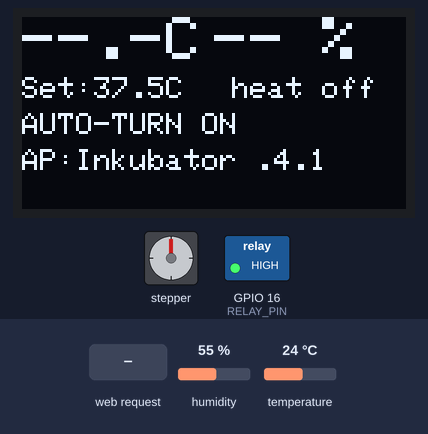
Bench run of a program on a simulated ESP32. Shown: 128×64 one-colour display, stepper motor, switched loads named in the program (green lamp = pin HIGH). The inputs (shaded band) are chosen by the test bench; at power-on: temperature 24 °C, humidity 55 %. Random numbers use the default seed unless the program sets one; stepper angles assume 4096 steps per turn; what the program prints to the serial monitor is not drawn.

Above: at 1.2 s.
1.3 s: temperature set to 36 °C
At 3.1 s:
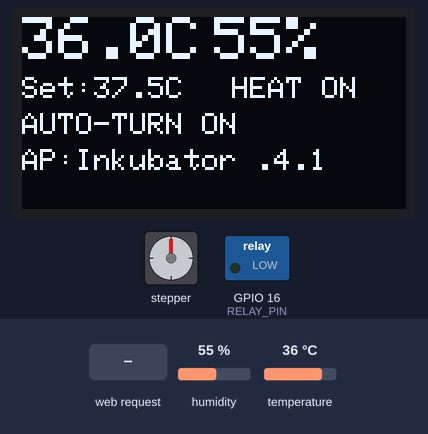
3.5 s: temperature set to 39 °C
At 6.4 s:
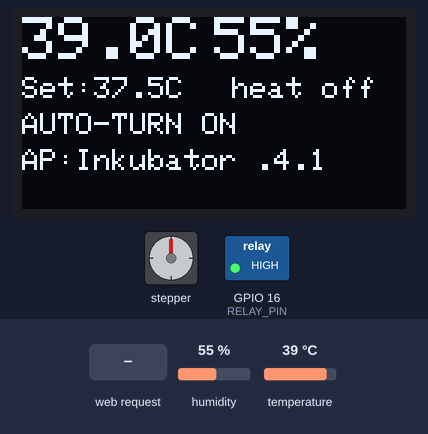
7.5 s: HTTP request GET /autoturn?on=120&v=120 received
At 8.7 s:
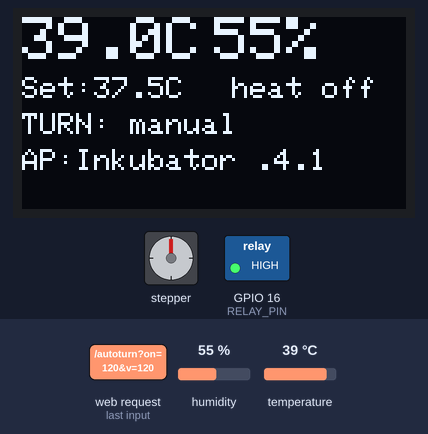
9.0 s: HTTP request GET /heat?on=1 received
At 10.1 s:
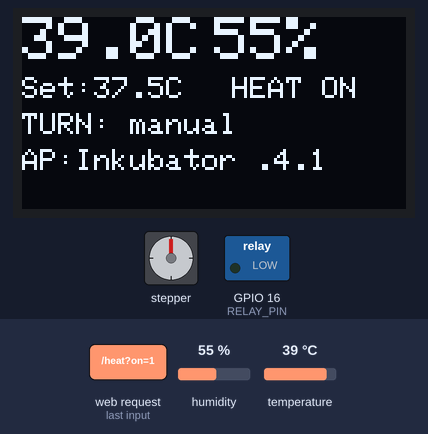
10.5 s: HTTP request GET /turn received
At 12.39 s:
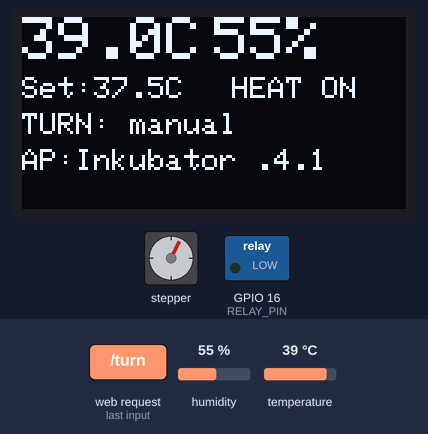
12.4 s: HTTP request GET /heat?on=0 received
At 12.61 s:
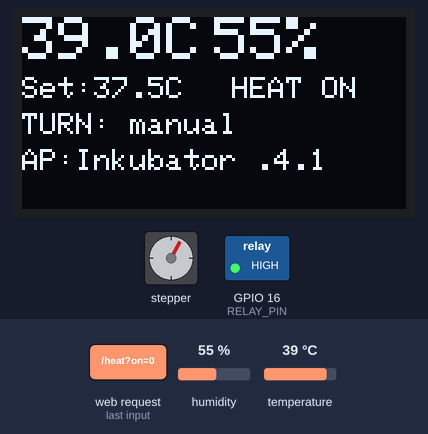
Timing chart, 0 to 17.7 s (numbered marks = the images above; inputs shaded):
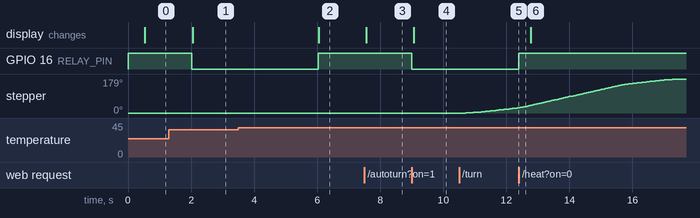

Measured:
- the behaviour switches between 37 and 38 °C on temperature (found by bisection; images 1 and 2)
- after the input at 3.5 s, GPIO 16 (RELAY_PIN): LOW → HIGH after 2.5 s; the display: changes after 2.6 s (image 2)
- after the input at 7.5 s, the display: changes after 0.06 s (image 3)
- after the input at 9.0 s, GPIO 16 (RELAY_PIN): HIGH → LOW at once; the display: changes after 0.06 s (image 4)
- after the input at 10.5 s, stepper: keeps turning clockwise at about 17°/s, starting after 0.22 s
- after the input at 12.4 s, GPIO 16 (RELAY_PIN): LOW → HIGH at once

The program:

main.cpp
```cpp
// =====================================================================
//  ИНКУБАТОР на ESP32 — управление через Wi-Fi точку доступа и сайт
//  Файл: incubator_web.ino
//
//  Как работает:
//   1. ESP32 создаёт точку доступа: SSID = "Inkubator", пароль = "12345678"
//   2. Подключаемся телефоном/ПК к этой сети и открываем в браузере:
//          http://192.168.4.1
//   3. На сайте можно: смотреть температуру/влажность, задать уставку
//      температуры, включить/выключить обогрев (реле), вручную поворачивать
//      лоток (шаговый двигатель), включить авто-переворот, перезагрузить.
//
//  Использует пины из рабочих примеров этого репозитория:
//   DHT11  - GPIO 13                 (пример DHT11/DHT11.ino)
//   Реле   - GPIO 16, активный LOW   (пример relay/relay.ino)
//   OLED   - I2C SDA=21 SCL=22, адрес 0x3C (пример oled/oled.ino)
//   Двигатель 28BYJ-48 + ULN2003 - IN1=19, IN2=18, IN3=5, IN4=17
//        (пример stepper_motor/stepper_motor.ino)
//
//  Библиотеки (Установщик библиотек Arduino IDE):
//   - DHT sensor library (Adafruit)
//   - Adafruit SSD1306 + Adafruit GFX Library
//   - AccelStepper (by waspinator)
// =====================================================================

#include <WiFi.h>
#include <WebServer.h>
#include <DHT.h>
#include <Wire.h>
#include <Adafruit_GFX.h>
#include <Adafruit_SSD1306.h>
#include <AccelStepper.h>
#include <Arduino.h>

// ------------------------ СЕТЬ ------------------------
const char* AP_SSID     = "Inkubator";    // имя точки доступа
const char* AP_PASSWORD = "12345678";     // пароль (минимум 8 символов)

// ------------------------ ПИНЫ ------------------------
#define DHTPIN        13
#define DHTTYPE       DHT11
#define RELAY_PIN     16          // реле, активный LOW

#define I2C_SDA       21
#define I2C_SCL       22
#define SCREEN_WIDTH  128
#define SCREEN_HEIGHT 64

#define motorPin1     19          // IN1 (ULN2003)
#define motorPin2     18          // IN2
#define motorPin3     5           // IN3
#define motorPin4     17          // IN4

// ------------------------ НАСТРОЙКИ ПО УМОЛЧАНИЮ ------------------------
#define HALFSTEP           8       // режим полушага для 28BYJ-48 (как в примере)
#define DEFAULT_SET_TEMP   37.5f  // уставка температуры, °C
#define HYSTERESIS         0.3f   // гистерезис включения/выключения обогрева
#define STEPPER_FULL_TURN  4096   // полный оборот 28BYJ-48 в полушаге
#define AUTO_TURN_INTERVAL 10     // интервал авто-переворота, часов

// ------------------------ ОБЪЕКТЫ ------------------------
DHT dht(DHTPIN, DHTTYPE);

TwoWire I2C_OLED = TwoWire(0);
Adafruit_SSD1306 display(SCREEN_WIDTH, SCREEN_HEIGHT, &I2C_OLED, -1);

AccelStepper stepper(HALFSTEP, motorPin1, motorPin3, motorPin2, motorPin4);

WebServer server(80);

// ------------------------ СОСТОЯНИЕ ------------------------
float   temperature   = NAN;      // текущая температура
float   humidity      = NAN;      // текущая влажность
bool    heating       = false;    // включён ли обогрев сейчас
bool    manualHeat    = false;    // ручной режим нагрева (override с сайта)
float   setTemp       = DEFAULT_SET_TEMP;
bool    autoTurnOn    = true;     // авто-переворот лотка
unsigned long lastAutoTurnMs = 0; // когда был последний переворот
unsigned long bootTimeMs     = 0;
bool    turnInProgress  = false;
bool    oledReady       = false;  // найден ли OLED при старте

// ------------------------ HTML-САЙТ ------------------------
// Страница хранится во Flash (PROGMEM), чтобы не занимать RAM
const char INDEX_HTML[] PROGMEM = R"rawliteral(
<!DOCTYPE html>
<html lang="ru">
<head>
<meta charset="UTF-8">
<meta name="viewport" content="width=device-width, initial-scale=1.0">
<title>Инкубатор — панель управления</title>
<style>
  :root{
    --bg:#10151c; --card:#1b2430; --accent:#ff9f1c; --ok:#2ecc71;
    --bad:#e74c3c; --text:#e8eef4; --muted:#8fa1b3;
  }
  *{box-sizing:border-box;margin:0;padding:0;font-family:system-ui,Arial,sans-serif}
  body{background:var(--bg);color:var(--text);min-height:100vh;padding:16px}
  .wrap{max-width:520px;margin:0 auto}
  header{display:flex;justify-content:space-between;align-items:center;margin-bottom:14px}
  h1{font-size:20px}
  #conn{font-size:12px;color:var(--ok)}
  #conn.off{color:var(--bad)}
  .grid{display:grid;grid-template-columns:1fr 1fr;gap:12px;margin-bottom:12px}
  .card{background:var(--card);border-radius:14px;padding:14px;box-shadow:0 2px 8px rgba(0,0,0,.35)}
  .label{font-size:12px;color:var(--muted);text-transform:uppercase;letter-spacing:.5px}
  .value{font-size:30px;font-weight:700;margin-top:4px}
  .value small{font-size:14px;color:var(--muted);font-weight:400}
  .sub{font-size:12px;color:var(--muted);margin-top:4px}
  .row{display:flex;gap:10px;flex-wrap:wrap;align-items:center;margin-top:10px}
  .badge{padding:4px 10px;border-radius:999px;font-size:12px;background:#2a3646;color:var(--muted)}
  .badge.on{background:rgba(255,159,28,.15);color:var(--accent)}
  button{border:none;border-radius:10px;padding:12px 16px;font-size:15px;font-weight:600;
         cursor:pointer;background:#2a3646;color:var(--text);transition:.15s}
  button:active{transform:scale(.97)}
  button.primary{background:var(--accent);color:#10151c}
  button.danger{background:var(--bad);color:#fff}
  button.toggle-on{background:var(--ok);color:#0c1a12}
  .full{width:100%}
  .settemp{display:flex;align-items:center;gap:12px;margin-top:10px}
  .settemp input[type=range]{flex:1;accent-color:var(--accent)}
  .settemp output{font-size:20px;font-weight:700;min-width:70px;text-align:right}
  fieldset{border:none;margin-top:12px}
  legend{font-size:12px;color:var(--muted);text-transform:uppercase;letter-spacing:.5px;margin-bottom:6px}
  footer{text-align:center;color:var(--muted);font-size:11px;margin-top:16px}
</style>
</head>
<body>
<div class="wrap">
  <header>
    <h1>&#129360; Инкубатор</h1>
    <span id="conn">соединение...</span>
  </header>

  <div class="grid">
    <div class="card">
      <div class="label">Температура</div>
      <div class="value" id="t">--.- <small>°C</small></div>
      <div class="sub">уставка: <b id="st">--.-</b> °C</div>
    </div>
    <div class="card">
      <div class="label">Влажность</div>
      <div class="value" id="h">-- <small>%</small></div>
      <div class="sub" id="htime">опрос каждые 2 с</div>
    </div>
  </div>

  <div class="card">
    <div class="label">Обогрев (нагреватель)</div>
    <div class="row">
      <span class="badge" id="heatBadge">выключен</span>
      <span class="badge" id="modeBadge">авто</span>
    </div>
    <div class="row">
      <button class="full primary" id="btnHeat" onclick="toggleHeat()">Включить вручную</button>
    </div>
    <fieldset>
      <legend>Задать температуру</legend>
      <div class="settemp">
        <input type="range" id="rSet" min="30" max="42" step="0.1" value="37.5"
               oninput="document.getElementById('oSet').textContent=this.value+' °C'"
               onchange="applySetTemp()">
        <output id="oSet">37.5 °C</output>
      </div>
    </fieldset>
  </div>

  <div class="card" style="margin-top:12px">
    <div class="label">Поворот лотка</div>
    <div class="row">
      <span class="badge" id="turnBadge">готов</span>
      <span class="badge" id="autoBadge">авто-переворот: вкл</span>
    </div>
    <div class="row">
      <button class="primary" onclick="turnEgg()">&#8635; Перевернуть</button>
      <button id="btnAuto" class="toggle-on" onclick="toggleAuto()">Авто: ВКЛ</button>
    </div>
  </div>

  <div class="card" style="margin-top:12px">
    <div class="label">Система</div>
    <div class="row">
      <span class="badge" id="uptime">00:00:00</span>
      <button class="danger" onclick="reboot()">&#128260; Перезагрузка</button>
    </div>
  </div>

  <footer>ESP32 &middot; Точка доступа Inkubator &middot; 192.168.4.1</footer>
</div>

<script>
let manualHeat = false;

function api(url){
  return fetch(url).then(r=>r.json()).then(d=>{update(d);}).catch(()=>{
    document.getElementById('conn').textContent='нет связи';
    document.getElementById('conn').className='off';
  });
}

function update(d){
  const conn=document.getElementById('conn');
  conn.textContent='онлайн'; conn.className='';

  document.getElementById('t').innerHTML =
    (d.temp==null?'--.-':Number(d.temp).toFixed(1))+' <small>°C</small>';
  document.getElementById('h').innerHTML =
    (d.hum==null?'--':Number(d.hum).toFixed(0))+' <small>%</small>';
  document.getElementById('st').textContent = Number(d.set).toFixed(1);

  const hb=document.getElementById('heatBadge');
  hb.textContent = d.heating ? 'нагрев ВКЛ' : 'выключен';
  hb.className = 'badge' + (d.heating?' on':'');

  const mb=document.getElementById('modeBadge');
  mb.textContent = d.manual ? 'ручной режим' : 'авто';
  mb.className = 'badge' + (d.manual?' on':'');

  const btn=document.getElementById('btnHeat');
  manualHeat = d.manual;
  btn.dataset.manual = d.manual ? '1' : '0';
  if(manualHeat){ btn.textContent='Выключить ручной нагрев'; btn.className='full danger'; }
  else { btn.textContent='Включить вручную'; btn.className='full primary'; }

  const tb=document.getElementById('turnBadge');
  tb.textContent = d.turning ? 'поворот...' : 'готов';
  tb.className = 'badge' + (d.turning?' on':'');

  const ab=document.getElementById('autoBadge');
  ab.textContent = 'авто-переворот: ' + (d.auto?'вкл':'выкл');
  const ba=document.getElementById('btnAuto');
  ba.textContent = 'Авто: ' + (d.auto?'ВКЛ':'ВЫКЛ');
  ba.className = d.auto ? 'toggle-on' : '';

  const s=d.uptime|0;
  const hh=String(Math.floor(s/3600)).padStart(2,'0');
  const mm=String(Math.floor(s/60)%60).padStart(2,'0');
  const ss=String(s%60).padStart(2,'0');
  document.getElementById('uptime').textContent = hh+':'+mm+':'+ss;
}

function toggleHeat(){
  fetch('/heat?on='+(manualHeat?0:1)).then(()=>api('/status'));
}
function applySetTemp(){
  const v=document.getElementById('rSet').value;
  document.getElementById('oSet').textContent=v+' °C';
  fetch('/settemp?v='+v).then(()=>api('/status'));
}
function turnEgg(){ fetch('/turn'); setTimeout(()=>api('/status'),1000); }
function toggleAuto(){
  fetch('/autoturn?on='+((document.getElementById('btnAuto').textContent.indexOf('ВКЛ')>=0)?0:1))
    .then(()=>api('/status'));
}
function reboot(){ if(confirm('Перезагрузить ESP32?')) fetch('/reboot'); }

api('/status');
setInterval(()=>api('/status'), 2000);
</script>

<script>
/* Демо-режим: если открыть файл локально (file://) или сервер недоступен —
   показываем правдоподобные данные вместо пустой страницы. На реальном
   ESP32 этот блок неактивен (fetch к /status проходит успешно). */
let demo = false, demoTemp = 36.8, demoHum = 55, demoUptime = 0, demoAuto = true;

// имитация команд на «устройстве», чтобы кнопки работали и без ESP32
function demoCmd(url){
  if(url.indexOf('/heat?on=1')>=0){ manualHeat = true; }
  if(url.indexOf('/heat?on=0')>=0){ manualHeat = false; }
  if(url.indexOf('/autoturn?on=')>=0){ demoAuto = url.indexOf('on=1')>=0; }
}

function demoTick(){
  demoUptime += 2;
  demoTemp += (Math.random()-0.48)*0.1;
  demoTemp = Math.min(38.2, Math.max(36.2, demoTemp));
  demoHum  = Math.min(70, Math.max(45, demoHum + (Math.random()-0.5)*1.5));
  const setv = parseFloat(document.getElementById('rSet').value);
  update({temp:demoTemp, hum:demoHum, set:setv,
          heating: manualHeat || demoTemp < setv - 0.3,
          manual: manualHeat, turning:false, auto:demoAuto, uptime:demoUptime});
}

function startDemo(){
  if(demo) return;
  demo = true;
  const conn=document.getElementById('conn');
  conn.textContent='демо-режим (нет ESP32)'; conn.className='off';
  setInterval(demoTick, 2000);
  demoTick(); // сразу показываем данные, не дожидаясь первого тика
}

const _fetch = window.fetch ? window.fetch.bind(window) : null;
window.fetch = function(url, opt){
  if(demo && typeof url==='string' && url[0]==='/'){ demoCmd(url); return Promise.resolve(new Response('OK')); }
  return _fetch ? _fetch(url, opt) : Promise.reject('no fetch');
};

// Переопределяем api(): при недоступности сервера (открытие файла локально,
// ESP32 выключен) — включаем демо-режим с имитацией данных инкубатора.
const _apiOrig = api;
api = function(url){
  // если демо уже активен — команды не отправляем, просто обновляем картинку
  if(demo && typeof url==='string' && url[0]==='/'){ demoTick(); return Promise.resolve(); }
  // свой промис в текущем контексте: надёжно отрабатывает и тогда, когда
  // оригинальный api() «глотает» ошибку внутри себя
  return new Promise(function(resolve){
    var settled = false;
    function enterDemo(){ if(!settled){ settled = true; startDemo(); } resolve(); }
    try {
      var p = _apiOrig(url);
      if(p && typeof p.then === 'function'){
        p.then(function(){
          // сервер не ответил (оригинал перехватил ошибку) -> коннект «потух»
          setTimeout(function(){
            if(!demo && document.getElementById('conn').textContent === 'нет связи'){ enterDemo(); }
            else resolve();
          }, 0);
        }, enterDemo);
      } else { enterDemo(); }
    } catch(e){ enterDemo(); }
    // страховка: если промис завис — демо включится через 4 секунды
    setTimeout(function(){
      if(!demo && document.getElementById('conn').textContent === 'нет связи'){ enterDemo(); }
    }, 4000);
  });
};
</script>
</body>
</html>)rawliteral";

// ------------------------ HTTP-ОБРАБОТЧИКИ ------------------------

// Текущее состояние в JSON — опрашивается сайтом каждые 2 секунды
void handleStatus() {
  String json;
  json.reserve(220);
  json += "{";
  if (isnan(temperature)) json += "\"temp\":null"; else { json += "\"temp\":"; json += String(temperature, 1); }
  json += ",";
  if (isnan(humidity))    json += "\"hum\":null";  else { json += "\"hum\":";  json += String(humidity, 0); }
  json += ",\"set\":"   + String(setTemp, 1);
  json += ",\"heating\":" + String(heating ? "true" : "false");
  json += ",\"manual\":"  + String(manualHeat ? "true" : "false");
  json += ",\"turning\":" + String(turnInProgress ? "true" : "false");
  json += ",\"auto\":"    + String(autoTurnOn ? "true" : "false");
  json += ",\"uptime\":"  + String((millis() - bootTimeMs) / 1000);
  json += "}";
  server.send(200, "application/json", json);
}

void sendOk() { server.send(200, "text/plain", "OK"); }

// Включение/выключение ручного режима нагрева: /heat?on=1 | /heat?on=0
void handleHeat() {
  if (server.hasArg("on")) {
    manualHeat = server.arg("on") == "1";
    // при выходе из ручного режима сразу глушим реле
    if (!manualHeat) { heating = false; digitalWrite(RELAY_PIN, HIGH); }
  }
  sendOk();
}

// Установка целевой температуры: /settemp?v=37.8
void handleSetTemp() {
  if (server.hasArg("v")) {
    float v = server.arg("v").toFloat();
    if (v >= 30.0 && v <= 42.0) setTemp = v;
  }
  sendOk();
}

// Разовый переворот лотка: /turn
void handleTurn() {
  if (!turnInProgress) {
    // переворот лотка на пол-оборота
    stepper.moveTo(stepper.currentPosition() + STEPPER_FULL_TURN / 2);
    turnInProgress = true;
  }
  sendOk();
}

// Вкл/выкл авто-переворота: /autoturn?on=1|0
void handleAutoTurn() {
  if (server.hasArg("on")) {
    autoTurnOn = server.arg("on") == "1";
    if (autoTurnOn) lastAutoTurnMs = millis(); // отсчёт интервала заново
  }
  sendOk();
}

void handleReboot() { sendOk(); delay(300); ESP.restart(); }

void handleNotFound() { server.sendHeader("Location", "/", true); server.send(302, "text/plain", ""); }

void handleRoot() { server.send_P(200, "text/html; charset=utf-8", INDEX_HTML); }

// ------------------------ ЛОГИКА ИНКУБАТОРА ------------------------

// Чтение DHT11 (не чаще раза в 2 секунды — как в рабочем примере)
void readSensor() {
  static unsigned long lastRead = 0;
  if (millis() - lastRead < 2000) return;
  lastRead = millis();

  float h = dht.readHumidity();
  float t = dht.readTemperature();
  if (isnan(h) || isnan(t)) {
    Serial.println("Ошибка чтения DHT11!");
    return;
  }
  temperature = t;
  humidity = h;
}

// Терморегулятор с гистерезисом вокруг уставки.
// В ручном режиме нагрев включён всегда, пока пользователь не выключит.
void regulateTemperature() {
  if (manualHeat) {
    heating = true;
  } else if (isnan(temperature)) {
    heating = false;              // нет данных с датчика — не греем (защита от перегрева)
  } else if (!heating && temperature < setTemp - HYSTERESIS) {
    heating = true;               // стало холоднее уставки -0.3 -> включить
  } else if (heating && temperature > setTemp + HYSTERESIS) {
    heating = false;              // стало горячее уставки +0.3 -> выключить
  }

  digitalWrite(RELAY_PIN, heating ? LOW : HIGH); // реле активное LOW!
}

// Авто-переворот лотка раз в AUTO_TURN_INTERVAL часов
void autoTurn() {
  if (!autoTurnOn || turnInProgress) return;
  if (millis() - lastAutoTurnMs >= (unsigned long)AUTO_TURN_INTERVAL * 3600000UL) {
    lastAutoTurnMs = millis();
    stepper.moveTo(stepper.currentPosition() + STEPPER_FULL_TURN / 2);
    turnInProgress = true;
    Serial.println("Авто-переворот лотка");
  }
}

// Фоновое движение двигателя (без блокировки loop)
void runStepper() {
  stepper.run();
  if (turnInProgress && stepper.distanceToGo() == 0) turnInProgress = false;
}

// ------------------------ OLED ------------------------
void drawOled() {
  static unsigned long lastDraw = 0;
  if (!oledReady || millis() - lastDraw < 500) return;
  lastDraw = millis();

  display.clearDisplay();
  display.setTextColor(SSD1306_WHITE);

  // Температура и влажность крупно
  display.setTextSize(2);
  display.setCursor(0, 0);
  if (isnan(temperature)) display.print("--.-C");
  else display.print(String(temperature, 1) + "C");

  display.setCursor(64, 0);
  if (isnan(humidity)) display.print("-- %");
  else display.print(String(humidity, 0) + "%");

  // Статусы
  display.setTextSize(1);
  display.setCursor(0, 20);
  display.print("Set:" + String(setTemp, 1) + "C");
  display.setCursor(70, 20);
  display.print(String(heating ? "HEAT ON" : "heat off"));

  display.setCursor(0, 32);
  display.print(String(autoTurnOn ? "AUTO-TURN ON" : "TURN: manual"));
  display.setCursor(0, 44);
  display.print("AP:Inkubator .4.1");
  display.display();
}

// ------------------------ SETUP / LOOP ------------------------
void setup() {
  Serial.begin(115200);
  bootTimeMs = millis();

  // Пины
  pinMode(RELAY_PIN, OUTPUT);
  digitalWrite(RELAY_PIN, HIGH); // реле выключено (активный LOW)

  stepper.setMaxSpeed(500);      // шаги/сек
  stepper.setAcceleration(300);

  dht.begin();

  // OLED
  I2C_OLED.begin(I2C_SDA, I2C_SCL, 400000);
  bool oledFound = display.begin(SSD1306_SWITCHCAPVCC, 0x3C);
  if (!oledFound) {
    Serial.println("OLED не найден (0x3C) — продолжаем без дисплея");
  } else {
    display.clearDisplay();
    display.setTextSize(1);
    display.setTextColor(SSD1306_WHITE);
    display.setCursor(0, 0);
    display.println("Inkubator ESP32");
    display.println("AP: Inkubator");
    display.println("pass: 12345678");
    display.println("http://192.168.4.1");
    display.display();
  }
  // разрешаем отрисовку только если дисплей найден
  oledReady = oledFound;

  // Точка доступа
  WiFi.mode(WIFI_AP);
  WiFi.softAP(AP_SSID, AP_PASSWORD);
  Serial.println("===============================");
  Serial.print("AP открыта: "); Serial.println(AP_SSID);
  Serial.print("IP: "); Serial.println(WiFi.softAPIP());
  Serial.println("Откройте сайт: http://192.168.4.1");
  Serial.println("===============================");

  // Маршруты сайта
  server.on("/",          HTTP_GET, handleRoot);
  server.on("/status",    HTTP_GET, handleStatus);
  server.on("/heat",      HTTP_GET, handleHeat);
  server.on("/settemp",   HTTP_GET, handleSetTemp);
  server.on("/turn",      HTTP_GET, handleTurn);
  server.on("/autoturn",  HTTP_GET, handleAutoTurn);
  server.on("/reboot",    HTTP_GET, handleReboot);
  server.onNotFound(handleNotFound);
  server.begin();
}

void loop() {
  server.handleClient();   // обслуживание сайта
  readSensor();            // датчик
  regulateTemperature();   // терморегулятор -> реле
  autoTurn();              // авто-переворот по расписанию
  runStepper();            // фоновое движение двигателя
  drawOled();              // экран
  delay(2);                // короткая пауза для стабильной работы WebServer/Stepper
}
```
